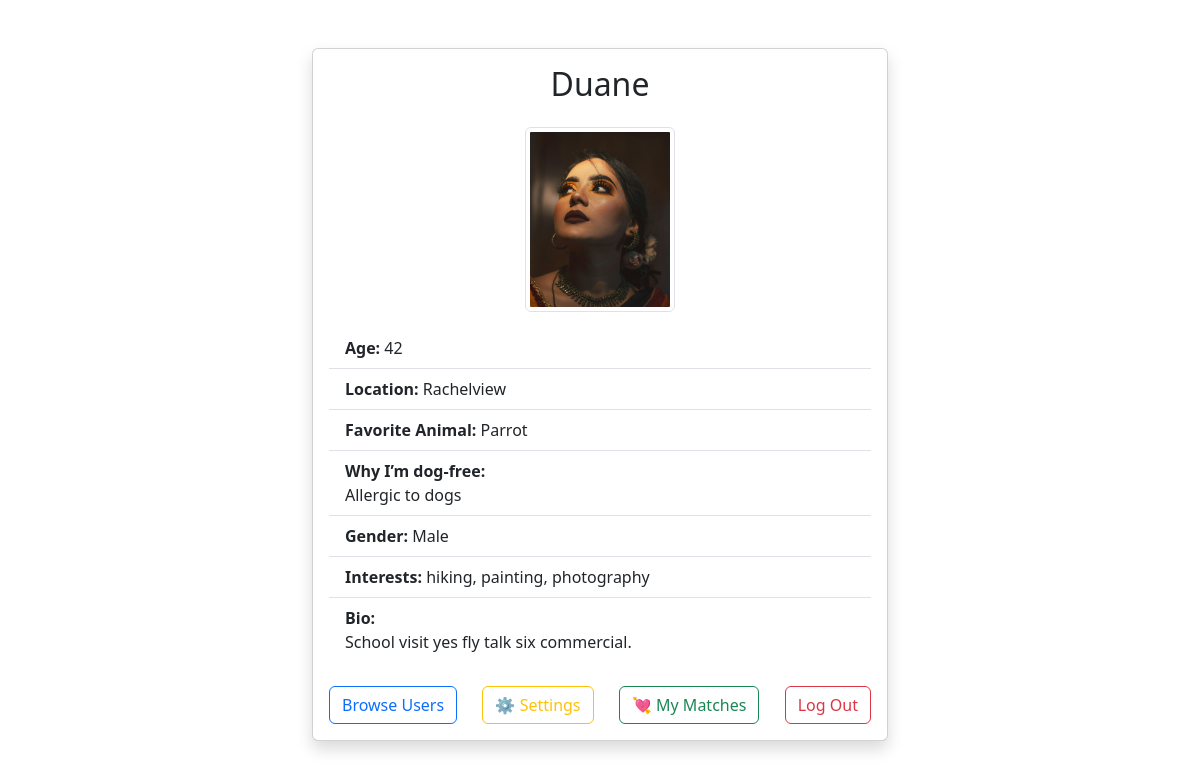
Screenshot of /profile (signed in) with the database file from the repository.
### tables this page shows
CREATE TABLE users (
        id INTEGER PRIMARY KEY AUTOINCREMENT,
        username TEXT UNIQUE NOT NULL,
        password TEXT NOT NULL,
        display_name TEXT,
        age INTEGER,
        location TEXT,
        favorite_animal TEXT,
        dog_free_reason TEXT,
        profile_pic TEXT,
        bio TEXT,
        gender TEXT,
        interests TEXT,
        main_tag TEXT,
        tags TEXT
    , gallery_image_1 TEXT, gallery_image_2 TEXT, gallery_image_3 TEXT, gallery_image_4 TEXT, gallery_image_5 TEXT);

### app.py (the view)
@app.route("/profile")
def profile():
    if "username" in session:
        username = session["username"]
        conn = sqlite3.connect("users.db")
        c = conn.cursor()
        c.execute("""
            SELECT display_name, age, location, favorite_animal,
                   dog_free_reason, profile_pic, bio, gender,
                   interests, main_tag, tags,
                   gallery_image_1, gallery_image_2, gallery_image_3,
                   gallery_image_4, gallery_image_5
            FROM users WHERE username = ?
        """, (username,))
        result = c.fetchone()
        c.execute("""
            SELECT COUNT(*) FROM messages
            WHERE recipient = ? AND is_read = 0
        """, (username,))
        unread_count = c.fetchone()[0]
        conn.close()
        (display_name, age, location, favorite_animal, dog_free_reason,
         profile_pic, bio, gender, interests, main_tag, tags_string,
         g1, g2, g3, g4, g5) = result or (None,) * 16
        gallery_images = [g for g in [g1, g2, g3, g4, g5] if g]
        tags = tags_string.split(",") if tags_string else []
        return render_template("profile.html",
                               username=username,
                               display_name=display_name,
                               age=age,
                               location=location,
                               favorite_animal=favorite_animal,
                               dog_free_reason=dog_free_reason,
                               profile_pic=profile_pic,
                               bio=bio,
                               gender=gender,
                               interests=interests,
                               main_tag=main_tag,
                               tags=tags,
                               unread_count=unread_count,
                               gallery_images=gallery_images)
    else:
        return redirect(url_for("login"))

### templates/profile.html (shortened to what this page needs)
<!DOCTYPE html>
<html lang="en">
<head>
    <link href="https://cdn.jsdelivr.net/npm/bootstrap@5.3.3/dist/css/bootstrap.min.css" rel="stylesheet">
</head>
<body>
    <div class="container mt-5" style="max-width: 600px;">
        <div class="card shadow">
            <div class="card-body">
                <h2 class="card-title text-center mb-4">{{ display_name or username }}</h2>
                <div class="text-center mb-3">
                    <img src="{{ url_for('static', filename=profile_pic or 'profilepics/default_profile_pic.png') }}"
                         alt="Profile Picture" class="img-thumbnail" style="max-width: 150px;">
                </div>
                <ul class="list-group list-group-flush">
                    <li class="list-group-item"><strong>Age:</strong> {{ age or "Not provided" }}</li>
                    <li class="list-group-item"><strong>Location:</strong> {{ location or "Not provided" }}</li>
                    <li class="list-group-item"><strong>Favorite Animal:</strong> {{ favorite_animal or "Not provided" }}</li>
                    <li class="list-group-item"><strong>Why I’m dog-free:</strong><br>{{ dog_free_reason or "Not specified." }}</li>
                    <li class="list-group-item"><strong>Gender:</strong> {{ gender or "Not specified" }}</li>
                    <li class="list-group-item"><strong>Interests:</strong> {{ interests or "Not shared" }}</li>
                    <li class="list-group-item"><strong>Bio:</strong><br>{{ bio or "No bio yet." }}</li>
                </ul>
                <div class="d-flex justify-content-between mt-4 flex-wrap gap-2">
                    <a href="{{ url_for('browse') }}" class="btn btn-outline-primary">Browse Users</a>
                    <a href="{{ url_for('settings') }}" class="btn btn-outline-warning">⚙️ Settings</a>
                    <a href="{{ url_for('matches') }}" class="btn btn-outline-success">💘 My Matches</a>
                    <a href="{{ url_for('logout') }}" class="btn btn-outline-danger">Log Out</a>
                </div>
            </div>
        </div>
    </div>
</body>
</html>

### rows the page displays
users: display_name "Duane", profile_pic (picture), location "Rachelview", favorite_animal "Parrot", dog_free_reason "Allergic to dogs", gender "Male", interests "hiking, painting, photography", bio "School visit yes fly talk six commercial."

### other values shown
{{ age or "Not provided" }} "42"
